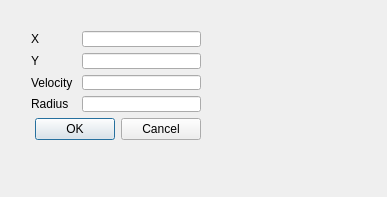
<?xml version="1.0" encoding="UTF-8"?>
<ui version="4.0">
 <class>EditCircleDialog</class>
 <widget class="QDialog" name="EditCircleDialog">
  <property name="geometry">
   <rect>
    <x>0</x>
    <y>0</y>
    <width>387</width>
    <height>197</height>
   </rect>
  </property>
  <property name="windowTitle">
   <string>Edit Circle</string>
  </property>
  <widget class="QWidget" name="">
   <property name="geometry">
    <rect>
     <x>20</x>
     <y>20</y>
     <width>192</width>
     <height>131</height>
    </rect>
   </property>
   <layout class="QVBoxLayout" name="verticalLayout">
    <item>
     <layout class="QFormLayout" name="formLayout">
      <item row="0" column="0">
       <widget class="QLabel" name="xLabel">
        <property name="text">
         <string>X</string>
        </property>
       </widget>
      </item>
      <item row="0" column="1">
       <widget class="QLineEdit" name="xLineEdit"/>
      </item>
      <item row="1" column="0">
       <widget class="QLabel" name="yLabel">
        <property name="text">
         <string>Y</string>
        </property>
       </widget>
      </item>
      <item row="1" column="1">
       <widget class="QLineEdit" name="yLineEdit"/>
      </item>
      <item row="2" column="0">
       <widget class="QLabel" name="velocityLabel">
        <property name="text">
         <string>Velocity </string>
        </property>
       </widget>
      </item>
      <item row="2" column="1">
       <widget class="QLineEdit" name="velocityLineEdit"/>
      </item>
      <item row="3" column="0">
       <widget class="QLabel" name="radiusLabel">
        <property name="text">
         <string>Radius</string>
        </property>
       </widget>
      </item>
      <item row="3" column="1">
       <widget class="QLineEdit" name="radiusLineEdit"/>
      </item>
     </layout>
    </item>
    <item>
     <widget class="QDialogButtonBox" name="buttonBox">
      <property name="standardButtons">
       <set>QDialogButtonBox::Cancel|QDialogButtonBox::Ok</set>
      </property>
     </widget>
    </item>
   </layout>
  </widget>
 </widget>
 <layoutdefault spacing="6" margin="11"/>
 <resources/>
 <connections/>
</ui>
